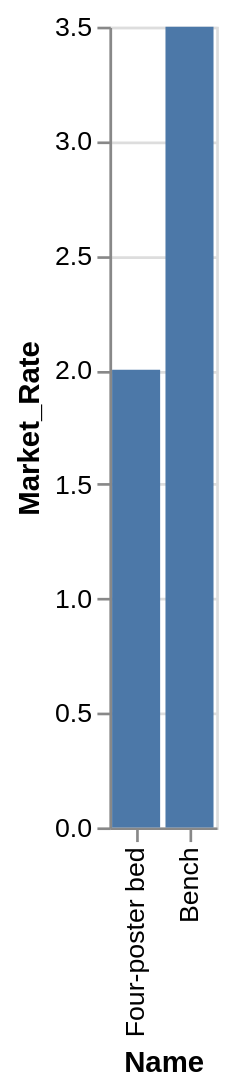

Here is the Vega-Lite specification saved for this chart:
### Vega-Lite specification from a JSON file in a GitHub repository (floating-point values rounded to 4 significant figures)
{"data": {"values": [{"x_data": "Four-poster bed", "y_data": 2}, {"x_data": "Bench", "y_data": 3.5}]}, "mark": "bar", "encoding": {"x": {"field": "x_data", "type": "nominal", "title": "Name", "sort": {"op": "sum", "field": "y_data", "order": "ascending"}}, "y": {"field": "y_data", "type": "quantitative", "title": "Market_Rate"}}}
